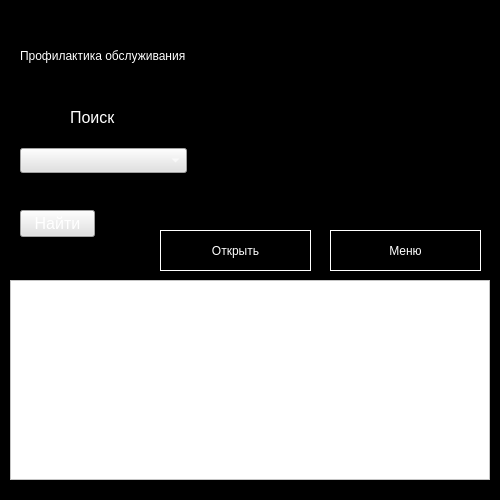
<?xml version="1.0" encoding="UTF-8"?>
<ui version="4.0">
 <class>Form</class>
 <widget class="QWidget" name="Form">
  <property name="geometry">
   <rect>
    <x>0</x>
    <y>0</y>
    <width>500</width>
    <height>500</height>
   </rect>
  </property>
  <property name="windowTitle">
   <string>Form</string>
  </property>
  <property name="styleSheet">
   <string notr="true">background-color: rgb(0, 0, 0);
color: rgb(255, 255, 255);</string>
  </property>
  <widget class="QLabel" name="label_3">
   <property name="geometry">
    <rect>
     <x>20</x>
     <y>20</y>
     <width>491</width>
     <height>71</height>
    </rect>
   </property>
   <property name="toolTip">
    <string>&lt;html&gt;&lt;head/&gt;&lt;body&gt;&lt;p align=&quot;center&quot;&gt;&lt;span style=&quot; font-size:22pt;&quot;&gt;Логин&lt;/span&gt;&lt;/p&gt;&lt;/body&gt;&lt;/html&gt;</string>
   </property>
   <property name="whatsThis">
    <string>&lt;html&gt;&lt;head/&gt;&lt;body&gt;&lt;p&gt;Логин&lt;/p&gt;&lt;/body&gt;&lt;/html&gt;</string>
   </property>
   <property name="styleSheet">
    <string notr="true">font: 26pt &quot;Arial&quot;;</string>
   </property>
   <property name="text">
    <string>Профилактика обслуживания</string>
   </property>
   <property name="textFormat">
    <enum>Qt::AutoText</enum>
   </property>
  </widget>
  <widget class="QLabel" name="label_9">
   <property name="geometry">
    <rect>
     <x>70</x>
     <y>108</y>
     <width>51</width>
     <height>19</height>
    </rect>
   </property>
   <property name="sizePolicy">
    <sizepolicy hsizetype="Preferred" vsizetype="Preferred">
     <horstretch>3</horstretch>
     <verstretch>2</verstretch>
    </sizepolicy>
   </property>
   <property name="font">
    <font>
     <pointsize>12</pointsize>
    </font>
   </property>
   <property name="styleSheet">
    <string notr="true"/>
   </property>
   <property name="text">
    <string>Поиск</string>
   </property>
  </widget>
  <widget class="QComboBox" name="cbColNames">
   <property name="geometry">
    <rect>
     <x>20</x>
     <y>148</y>
     <width>167</width>
     <height>25</height>
    </rect>
   </property>
   <property name="sizePolicy">
    <sizepolicy hsizetype="Preferred" vsizetype="Maximum">
     <horstretch>0</horstretch>
     <verstretch>0</verstretch>
    </sizepolicy>
   </property>
   <property name="font">
    <font>
     <pointsize>12</pointsize>
    </font>
   </property>
   <property name="styleSheet">
    <string notr="true">background-color: rgb(225, 225, 225);</string>
   </property>
  </widget>
  <widget class="QLineEdit" name="leFind">
   <property name="enabled">
    <bool>true</bool>
   </property>
   <property name="geometry">
    <rect>
     <x>20</x>
     <y>179</y>
     <width>167</width>
     <height>25</height>
    </rect>
   </property>
   <property name="sizePolicy">
    <sizepolicy hsizetype="Expanding" vsizetype="Maximum">
     <horstretch>0</horstretch>
     <verstretch>0</verstretch>
    </sizepolicy>
   </property>
   <property name="font">
    <font>
     <pointsize>12</pointsize>
    </font>
   </property>
   <property name="styleSheet">
    <string notr="true">color: rgb(225, 225, 225); </string>
   </property>
   <property name="text">
    <string/>
   </property>
  </widget>
  <widget class="QPushButton" name="pbFind">
   <property name="geometry">
    <rect>
     <x>20</x>
     <y>210</y>
     <width>75</width>
     <height>27</height>
    </rect>
   </property>
   <property name="font">
    <font>
     <pointsize>12</pointsize>
    </font>
   </property>
   <property name="styleSheet">
    <string notr="true">background-color: rgb(225, 225, 225);</string>
   </property>
   <property name="text">
    <string>Найти</string>
   </property>
  </widget>
  <widget class="QPushButton" name="OpenButton">
   <property name="geometry">
    <rect>
     <x>160</x>
     <y>230</y>
     <width>151</width>
     <height>41</height>
    </rect>
   </property>
   <property name="styleSheet">
    <string notr="true">font: 18pt &quot;MS Shell Dlg 2&quot;;
border: 1px solid rgb(255, 255, 255);</string>
   </property>
   <property name="text">
    <string>Открыть</string>
   </property>
  </widget>
  <widget class="QPushButton" name="hub">
   <property name="geometry">
    <rect>
     <x>330</x>
     <y>230</y>
     <width>151</width>
     <height>41</height>
    </rect>
   </property>
   <property name="styleSheet">
    <string notr="true">font: 18pt &quot;MS Shell Dlg 2&quot;;
border: 1px solid rgb(255, 255, 255);</string>
   </property>
   <property name="text">
    <string>Меню</string>
   </property>
  </widget>
  <widget class="QTableWidget" name="tableWidget">
   <property name="geometry">
    <rect>
     <x>10</x>
     <y>280</y>
     <width>480</width>
     <height>200</height>
    </rect>
   </property>
   <property name="styleSheet">
    <string notr="true">background-color: rgb(255, 255, 255);
color: rgb(0, 0, 0);
alternate-background-color: rgb(96, 96, 96);
selection-background-color: rgb(40, 40, 40);</string>
   </property>
  </widget>
 </widget>
 <resources/>
 <connections/>
</ui>
